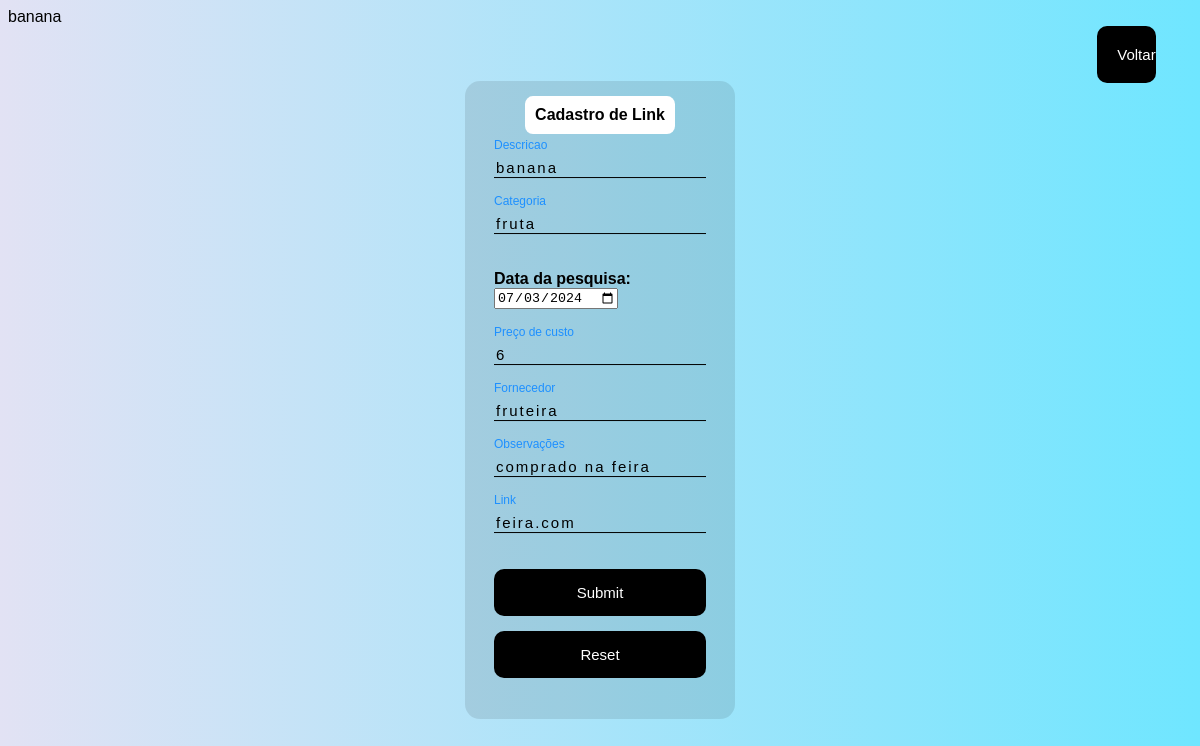
Page /edit.php?id=15 on the committed database.
### tables this page shows
CREATE TABLE `links` (
  `id` int(11) NOT NULL,
  `descricaoli` varchar(45) NOT NULL,
  `categoriali` varchar(20) NOT NULL,
  `datapesquisali` date NOT NULL,
  `precocustoli` int(11) NOT NULL,
  `fornli` varchar(20) NOT NULL,
  `linkli` varchar(125) NOT NULL,
  `observacoesli` varchar(90) NOT NULL
);

### edit.php (the view, shortened to what this page needs)
<?php
    if (!empty($_GET['id']))
    {
        include_once('config.php');
        $id = $_GET['id'];
        $sqlSelect = "SELECT *FROM links WHERE id=$id";
        $result = $conexao->query($sqlSelect);
        if($result->num_rows > 0)
        {
            while($user_data = mysqli_fetch_assoc($result))
            {
                $descricaoli = $user_data['descricaoli'];
                $categoriali = $user_data['categoriali'];
                $datapesquisali = $user_data['datapesquisali'];
                $precocustoli = $user_data['precocustoli'];
                $fornli = $user_data['fornli'];
                $observacoesli = $user_data['observacoesli'];
                $linkli = $user_data['linkli'];
            }
            print_r($descricaoli);
        }
        else{
            header('Location: catalogo.php');
        }
    }
?>
<!DOCTYPE html>
<html lang="en">
<head>
</head>
<body>
    <div>
     <a href="catalogo.php" style="text-decoration: none;">
         <button class="btn3" style="background-color:#000; color:#fff; width:5%; border:none; padding:20px; font-size:15px; cursor:pointer; border-radius:10px;">Voltar</button>
     </a>
    </div>
    <div class="box">
        <form action="saveEdit.php" method="POST">
            <fieldset>
                <legend><b>Cadastro de Link</b></legend>
                <br>
                <div class="inputBox">
                    <input type="text" name="descricaoli" id="descricaoli" class="inputUser" value="<?php echo $descricaoli ?>" required>
                    <label for="descricaoli" class="labelInput">Descricao</label>
                </div>
                <br><br>
                <div class="inputBox">
                    <input type="text" name="categoriali" id="categoriali" class="inputUser" value="<?php echo $categoriali ?>" required>
                    <label for="categoriali" class="labelInput">Categoria</label>
                </div>
                <br><br>
                <label for="datapesquisali"><b>Data da pesquisa:</b></label>
                <input type="date" name="datapesquisali" id="datapesquisali" value="<?php echo $datapesquisali ?>"required>
                <br><br><br>
                <div class="inputBox">
                    <input type="number" name="precocustoli" id="precocustoli" class="inputUser" value="<?php echo $precocustoli ?>" required>
                    <label for="precocustoli" class="labelInput">Preço de custo</label>
                </div>
                <br><br>
                <div class="inputBox">
                    <input type="text" name="fornli" id="fornli" class="inputUser" value="<?php echo $fornli ?>" required>
                    <label for="fornli" class="labelInput">Fornecedor</label>
                </div>
                <br><br>
                <div class="inputBox">
                    <input type="text" name="observacoesli" id="observacoesli" class="inputUser" value="<?php echo $observacoesli ?>" required>
                    <label for="observacoesli" class="labelInput">Observações</label>
                </div>
                <br><br>
                <div class="inputBox">
                    <input type="text" name="linkli" id="linkli" class="inputUser" value="<?php echo $linkli ?>"required>
                    <label for="linkli" class="labelInput">Link</label>
                </div>
                <br><br>
                <input type="submit" name="update" id="update">
                <input type="reset" name="limpar" id="limpar">
            </fieldset>
        </form>
    </div>
</body>
</html>

### edit.php (style rules this page uses)
body { font-family: poppins, sans-serif; background: rgb(2,0,36); background: linear-gradient(90deg, rgba(2,0,36,1) 0%, rgba(226,226,244,1) 0%, rgba(111,230,255,1) 100%, rgba(0,212,255,1) 100%); }
.box { color: white; position: absolute; top: 50%; left: 50%; transform: translate(-50%,-50%); background-color: rgba(0, 0, 0, 0.1); padding: 15px; border-radius: 15px; width: 20%; }
fieldset { border: 3px; color: black; }
legend { border: 1px; padding: 10px; text-align: center; background-color: #fff; border-radius: 8px; }
.inputBox { position: relative; }
.inputUser { background: none; border: none; border-bottom: 1px solid black; outline: none; color: #000; font-size: 15px; width: 100%; letter-spacing: 2px; }
.labelInput { position: absolute; top: 0px; left: 0px; pointer-events: none; transition: .5s; }
.inputUser:focus ~ .labelInput, .inputUser:valid ~ .labelInput { top: -20px; font-size: 12px; color: dodgerblue; }
#update { background-color: #000; width: 100%; border: none; padding: 15px; color: white; font-size: 15px; cursor: pointer; border-radius: 10px; }
#limpar { background-color: #000; width: 100%; border: none; padding: 15px; color: white; font-size: 15px; cursor: pointer; border-radius: 10px; margin-top: 15px; }
.btn3 { margin-top: auto; margin-bottom: auto; margin-left: 92%; }

### rows in the picture
links: descricaoli "banana", categoriali "fruta", datapesquisali "07/03/2024", precocustoli "6", fornli "fruteira", observacoesli "comprado na feira", linkli "feira.com"
